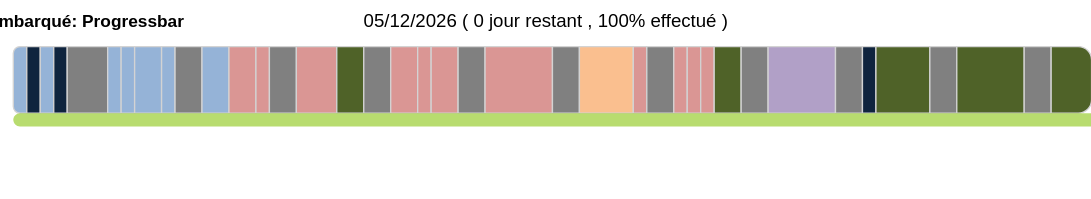

Write the Vega-Lite specification saved for this chart.
### Vega specification from a JSON file in a GitHub repository (floating-point values rounded to 4 significant figures)
{"$schema": "https://vega.github.io/schema/vega/v5.json", "width": 800, "height": 130, "padding": 10, "title": {"text": "Formation C/C++ Embarqué: Progressbar"}, "signals": [{"name": "currentDate", "update": "now()"}, {"name": "currentDay", "update": "date(currentDate)"}, {"name": "currentMonth", "update": "month(currentDate)"}, {"name": "currentYear", "update": "year(currentDate)"}, {"name": "today", "update": "utc(currentYear, currentMonth, currentDay)"}, {"name": "startDate", "update": "utc(2022,10,7)"}, {"name": "endDate", "update": "utc(2023,0,25)"}, {"name": "days", "update": "utcSequence('day', startDate, utcOffset('day', endDate))"}, {"name": "module", "update": "data('currentModule')[0]"}, {"name": "daysRemaining", "update": "length(utcSequence('day', today, utcOffset('day',endDate))) - (length(data('joursRepos'))>0?data('joursRepos')[0].total:0)"}, {"name": "progressPercent", "update": "min(1,scale('x',today)/width)"}], "data": [{"name": "dates", "format": {"parse": {"debut": "utc:%Y-%m-%d", "fin": "utc:%Y-%m-%d"}}, "values": [{"debut": "2022-11-7", "fin": "2022-11-7", "module": "Algorithmie", "code": 9601, "type": "Environnement", "enseignant": "Didier Razon"}, {"debut": "2022-11-8", "fin": "2022-11-8", "module": "Rôle et comportement du consultant", "code": 6480, "type": "Comportement", "enseignant": "Sylvie Deprez"}, {"debut": "2022-11-9", "fin": "2022-11-9", "module": "Algorithmie", "code": 8082, "type": "Environnement", "enseignant": "Didier Razon"}, {"debut": "2022-11-10", "fin": "2022-11-10", "module": "Rôle et comportement du consultant", "code": 3930, "type": "Comportement", "enseignant": "Sylvie Deprez"}, {"debut": "2022-11-11", "fin": "2022-11-13", "module": "Week-end", "code": 0, "type": "Repos", "enseignant": ""}, {"debut": "2022-11-14", "fin": "2022-11-14", "module": "Présentation Linux", "code": 2467, "type": "Environnement", "enseignant": "Steeve Assous"}, {"debut": "2022-11-15", "fin": "2022-11-15", "module": "Commandes Linux", "code": 7591, "type": "Environnement", "enseignant": "Steeve Assous"}, {"debut": "2022-11-16", "fin": "2022-11-17", "module": "Shell Script", "code": 4980, "type": "Environnement", "enseignant": "Steeve Assous"}, {"debut": "2022-11-18", "fin": "2022-11-18", "module": "Administration Linux", "code": 1797, "type": "Environnement", "enseignant": "Marc Brayer"}, {"debut": "2022-11-19", "fin": "2022-11-20", "module": "Week-end", "code": 0, "type": "Repos", "enseignant": ""}, {"debut": "2022-11-21", "fin": "2022-11-22", "module": "Administration Linux", "code": 1797, "type": "Environnement", "enseignant": "Marc Brayer"}, {"debut": "2022-11-23", "fin": "2022-11-24", "module": "GIT", "code": 2190, "type": "Développement", "enseignant": "Steeve Assous"}, {"debut": "2022-11-25", "fin": "2022-11-25", "module": "Programmation C", "code": 9443, "type": "Développement", "enseignant": "Steeve Assous"}, {"debut": "2022-11-26", "fin": "2022-11-27", "module": "Week-end", "code": 0, "type": "Repos", "enseignant": ""}, {"debut": "2022-11-28", "fin": "2022-11-30", "module": "Programmation C", "code": 9443, "type": "Développement", "enseignant": "Steeve Assous"}, {"debut": "2022-12-01", "fin": "2022-12-02", "module": "Projet C", "code": 7509, "type": "Projet", "enseignant": "Steeve Assous"}, {"debut": "2022-12-03", "fin": "2022-12-04", "module": "Week-end", "code": 0, "type": "Repos", "enseignant": ""}, {"debut": "2022-12-05", "fin": "2022-12-06", "module": "Introduction au processus de test dans le développement logiciel", "code": 6096, "type": "Développement", "enseignant": "N/A"}, {"debut": "2022-12-07", "fin": "2022-12-07", "module": "Dev. Open Source", "code": 7468, "type": "Développement", "enseignant": "Steeve Assous"}, {"debut": "2022-12-08", "fin": "2022-12-09", "module": "C Vers C++ 11", "code": 4332, "type": "Développement", "enseignant": "Steeve Assous"}, {"debut": "2022-12-10", "fin": "2022-12-11", "module": "Week-end", "code": 0, "type": "Repos", "enseignant": ""}, {"debut": "2022-12-12", "fin": "2022-12-16", "module": "C Vers C++ 11", "code": 4332, "type": "Développement", "enseignant": "Steeve Assous"}, {"debut": "2022-12-17", "fin": "2022-12-18", "module": "Week-end", "code": 0, "type": "Repos", "enseignant": ""}, {"debut": "2022-12-19", "fin": "2022-12-22", "module": "Temps Réel", "code": 6944, "type": "Temps Réel", "enseignant": "Albert Pais"}, {"debut": "2022-12-23", "fin": "2022-12-23", "module": "C Vers C++ 11", "code": 9142, "type": "Développement", "enseignant": "Steeve Assous"}, {"debut": "2022-12-24", "fin": "2022-12-25", "module": "Week-end", "code": 0, "type": "Repos", "enseignant": ""}, {"debut": "2022-12-26", "fin": "2022-12-26", "module": "C Vers C++ 11", "code": 9142, "type": "Développement", "enseignant": "Steeve Assous"}, {"debut": "2022-12-27", "fin": "2022-12-27", "module": "Sqlite", "code": 5512, "type": "Développement", "enseignant": "Steeve Assous"}, {"debut": "2022-12-28", "fin": "2022-12-28", "module": "Debug", "code": 1202, "type": "Développement", "enseignant": "Steeve Assous"}, {"debut": "2022-12-29", "fin": "2022-12-30", "module": "Projet C++", "code": 1893, "type": "Projet", "enseignant": "Steeve Assous"}, {"debut": "2022-12-31", "fin": "2023-01-01", "module": "Week-end", "code": 0, "type": "Repos", "enseignant": ""}, {"debut": "2023-01-02", "fin": "2023-01-06", "module": "Linux Embarqué", "code": 2688, "type": "Embarqué", "enseignant": "Marc Brayer"}, {"debut": "2023-01-07", "fin": "2023-01-08", "module": "Week-end", "code": 0, "type": "Repos", "enseignant": ""}, {"debut": "2023-01-09", "fin": "2023-01-09", "module": "Présenter ses nouvelles compétences", "code": 3426, "type": "Comportement", "enseignant": "Sylvie Deprez"}, {"debut": "2023-01-10", "fin": "2023-01-13", "module": "Projet Final & Soutenance", "code": 2139, "type": "Projet", "enseignant": "Steeve Assous"}, {"debut": "2023-01-14", "fin": "2023-01-15", "module": "Week-end", "code": 0, "type": "Repos", "enseignant": ""}, {"debut": "2023-01-16", "fin": "2023-01-20", "module": "Projet Final & Soutenance", "code": 2139, "type": "Projet", "enseignant": "Steeve Assous"}, {"debut": "2023-01-21", "fin": "2023-01-22", "module": "Week-end", "code": 0, "type": "Repos", "enseignant": ""}, {"debut": "2023-01-23", "fin": "2023-01-25", "module": "Projet Final & Soutenance", "code": 2139, "type": "Projet", "enseignant": "Steeve Assous"}], "transform": [{"type": "formula", "expr": "time(datum.debut)", "as": "debut"}, {"type": "formula", "expr": "time(datum.fin)", "as": "fin"}]}, {"name": "currentModule", "source": "dates", "transform": [{"type": "filter", "expr": "datum.debut<=today && datum.fin>=today"}]}, {"name": "joursRepos", "source": "dates", "transform": [{"type": "filter", "expr": "datum.type==='Repos' && today <= datum.fin"}, {"type": "formula", "expr": "length(utcSequence('day', (today>datum.debut ? today : datum.debut), utcOffset('day',datum.fin)))", "as": "nb"}, {"type": "aggregate", "fields": ["nb"], "ops": ["sum"], "as": ["total"]}]}], "scales": [{"name": "x", "type": "linear", "domain": {"data": "dates", "fields": ["debut", "fin"]}, "zero": false, "range": "width"}, {"name": "type", "type": "ordinal", "domain": {"data": "dates", "field": "type"}, "range": ["#95b3d7", "#0f243e", "gray", "#da9694", "#4f6228", "#fabf8f", "#b1a0c7"]}], "legends": [{"fill": "type", "direction": "horizontal", "orient": "bottom"}], "marks": [{"type": "rect", "from": {"data": "dates"}, "encode": {"enter": {"yc": {"value": 50}, "height": {"value": 50}, "x": {"field": "debut", "scale": "x"}, "x2": {"signal": "utcOffset('day',datum.fin)", "scale": "x"}, "cornerRadiusTopLeft": [{"test": "datum.debut === startDate", "value": 10}], "cornerRadiusBottomLeft": [{"test": "datum.fin === startDate", "value": 10}], "cornerRadiusTopRight": [{"test": "datum.fin === endDate", "value": 10}], "cornerRadiusBottomRight": [{"test": "datum.fin === endDate", "value": 10}], "stroke": {"value": "lightgray"}, "fill": {"field": "type", "scale": "type"}, "tooltip": {"signal": "{'module':datum.module, 'type':datum.type, 'code':datum.code, 'enseignant':datum.enseignant}"}}}}, {"type": "rect", "interactive": false, "encode": {"enter": {"y": {"value": 75}, "height": {"value": 10}, "x": {"signal": "startDate", "scale": "x"}, "x2": {"signal": "today", "scale": "x"}, "cornerRadius": {"value": 10}, "fill": {"value": "yellowGreen"}, "fillOpacity": {"value": 0.7}}}}, {"type": "rect", "from": {"data": "currentModule"}, "interactive": false, "encode": {"enter": {"yc": {"value": 50}, "height": {"value": 60}, "x": {"signal": "today", "scale": "x"}, "x2": {"signal": "utcOffset('day',today)", "scale": "x"}, "cornerRadius": {"value": 10}, "fill": {"field": "type", "scale": "type"}}}}, {"type": "text", "encode": {"enter": {"yc": {"value": 10}, "xc": {"signal": "width", "mult": 0.5}, "align": {"value": "center"}, "fontSize": {"value": 14}, "text": {"signal": "timeFormat(today,'%d/%m/%Y')+' ( '+daysRemaining+' jour'+(daysRemaining>1?'s':'')+' restant , '+format(progressPercent,'.0%')+' effectué )'"}}}}, {"type": "text", "encode": {"enter": {"yc": {"value": 100}, "x": {"signal": "width", "mult": 0.5}, "fontSize": {"value": 14}, "fontWeight": {"value": "bold"}, "align": {"value": "right"}, "text": [{"test": "module.type != 'Repos'", "value": ["Code:", "Module:", "Enseignant:"]}, {"value": "Module:"}]}}}, {"type": "text", "encode": {"enter": {"yc": {"value": 100}, "x": {"signal": "width", "mult": 0.5}, "fontSize": {"value": 14}, "align": {"value": "left"}, "text": [{"test": "module.type != 'Repos'", "signal": "[module.code, module.module, module.enseignant]"}, {"signal": "module.module"}]}}}]}
